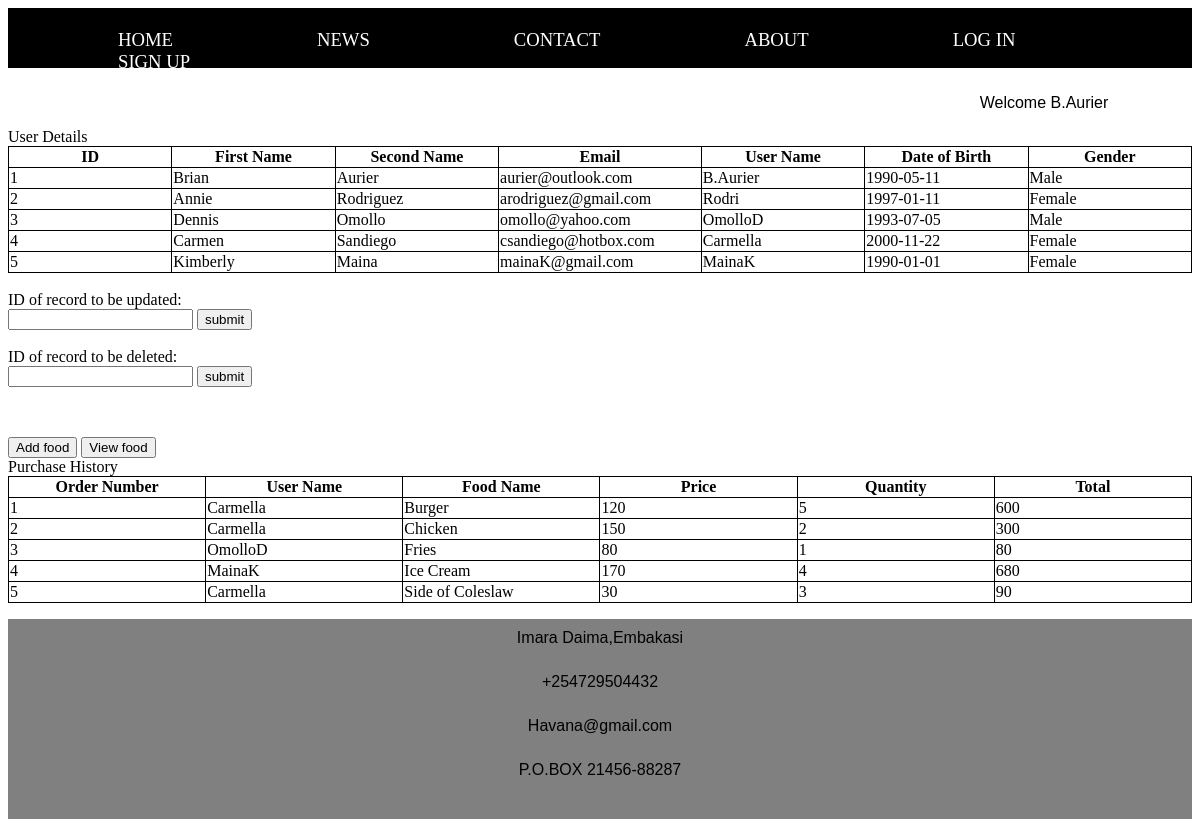
The app's page /view.php (signed in) with its own data.
### tables this page shows
CREATE TABLE `tbluserdetails` (
  `id` int(11) NOT NULL,
  `first_name` varchar(256) NOT NULL,
  `second_name` varchar(256) NOT NULL,
  `email` varchar(256) NOT NULL,
  `username` varchar(256) NOT NULL,
  `password` varchar(256) NOT NULL,
  `date_of_birth` date NOT NULL,
  `gender` varchar(256) NOT NULL,
  `user_type` varchar(256) NOT NULL
);

CREATE TABLE `tblorderdetails` (
  `order_no` int(11) NOT NULL,
  `customer_id` int(11) NOT NULL,
  `username` varchar(256) NOT NULL,
  `food_name` varchar(256) NOT NULL,
  `food_price` double NOT NULL,
  `quantity` int(11) NOT NULL,
  `status` varchar(256) NOT NULL
);

### view.php (the view, shortened to what this page needs)
<?php
$link = connect();
$sql = "SELECT * FROM tbluserdetails";
$result =mysqli_query($link,$sql);
?>
<!DOCTYPE html>
<html>
 <head>
 <link rel="stylesheet" type="text/css" href="havanaCSS.php">
 </head>
<body>
<div class="div1">
<ul>
  <li><a href="havana.php">HOME</a></li>
  <li><a href="news.php">NEWS</a></li>
  <li><a href="#contact">CONTACT</a></li>
  <li><a href="about.php">ABOUT</a></li>
  <li><a href="login.php">LOG IN</a></li>
  <li><a href="signUp.php">SIGN UP</a></li>
</ul>
</div>
<p class="username"><?php session_start();echo "Welcome ".$_SESSION["username"];?></p>
<?php
echo "User Details";
if (mysqli_num_rows($result) > 0) {
?>
  <table>
  <thead>
     <th>ID</th>
    <th>First Name</th>
    <th>Second Name</th>
    <th>Email</th>
    <th>User Name</th>
    <th>Date of Birth</th>
    <th>Gender</th>
  </thead>
<?php
while($row = mysqli_fetch_array($result)) {
?>
<tr>
    <td><?php echo $row["id"]; ?></td>
    <td><?php echo $row["first_name"]; ?></td>
    <td><?php echo $row["second_name"]; ?></td>
    <td><?php echo $row["email"]; ?></td>
    <td><?php echo $row["username"]; ?></td>
    <td><?php echo $row["date_of_birth"]; ?></td>
    <td><?php echo $row["gender"]; ?></td>
</tr>
<?php
}
?>
</table>
 <?php
}
else{
    echo "No result found";
}
?>
<form action = "update.php" method="post">
<br>
<label for="id">ID of record to be updated:</label>
<br>
<input type="text" name="id" id="id">
<input type="submit" name="update" value="submit" id="submit">
</form>
<form action = "process_delete.php" method="post">
<br>
<label for="id">ID of record to be deleted:</label>
<br>
<input type="text" name="id" id="id">
<input type="submit" name="delete" value="submit" id="submit">
</form>
<button onclick="window.location.href='addfood.php';">Add food</button>
<button onclick="window.location.href='viewfood.php';">View food</button>
<br>
<?php echo "Purchase History"?>
<?php
$sql2 = "SELECT * FROM tblorderdetails";
$result2 =mysqli_query($link,$sql2);
if (mysqli_num_rows($result2) > 0) {
?>
  <table>
  <thead>
    <th>Order Number</th>
    <th>User Name</th>
    <th>Food Name</th>
    <th>Price</th>
    <th>Quantity</th>
    <th>Total</th>
  </thead>
<?php
  while($row = mysqli_fetch_array($result2)) {
    ?>
  <td><?php echo $row["order_no"]; ;?></td>
    <td><?php echo $row["username"]; ;?></td>
   <td><?php echo $row["food_name"]; ;?></td>
  <td><?php echo $row["food_price"]; ;?></td>
  <td><?php echo $row["quantity"]; ;?></td>
   <td><?php echo ($row["food_price"]*$row["quantity"]); ;?></td>
<?php
}
}
?>
 </table>
 <div class="div6" id="contact">
<p>Imara Daima,Embakasi</p>
<p>+254729504432</p>
<p>Havana@gmail.com</p>
<p>P.O.BOX 21456-88287</p>
</div>
 </body>
</html>

### records on screen
tbluserdetails: id "1", first_name "Brian", second_name "Aurier", email "aurier@outlook.com", username "B.Aurier", date_of_birth "1990-05-11", gender "Male"
tbluserdetails: id "2", first_name "Annie", second_name "Rodriguez", email "arodriguez@gmail.com", username "Rodri", date_of_birth "1997-01-11", gender "Female"
tbluserdetails: id "3", first_name "Dennis", second_name "Omollo", email "omollo@yahoo.com", username "OmolloD", date_of_birth "1993-07-05", gender "Male"
tbluserdetails: id "4", first_name "Carmen", second_name "Sandiego", email "csandiego@hotbox.com", username "Carmella", date_of_birth "2000-11-22", gender "Female"
tbluserdetails: id "5", first_name "Kimberly", second_name "Maina", email "mainaK@gmail.com", username "MainaK", date_of_birth "1990-01-01", gender "Female"
tblorderdetails: order_no "1", username "Carmella", food_name "Burger", food_price "120", quantity "5", $row["food_price"]*$row["quantity"] "600"
tblorderdetails: order_no "2", username "Carmella", food_name "Chicken", food_price "150", quantity "2", $row["food_price"]*$row["quantity"] "300"
tblorderdetails: order_no "3", username "OmolloD", food_name "Fries", food_price "80", quantity "1", $row['food_price']*$row['quantity'] "80"
tblorderdetails: order_no "4", username "MainaK", food_name "Ice Cream", food_price "170", quantity "4", $row["food_price"]*$row["quantity"] "680"
tblorderdetails: order_no "5", username "Carmella", food_name "Side of Coleslaw", food_price "30", quantity "3", $row["food_price"]*$row["quantity"] "90"

### other values on screen
$_SESSION["username"] "B.Aurier"
